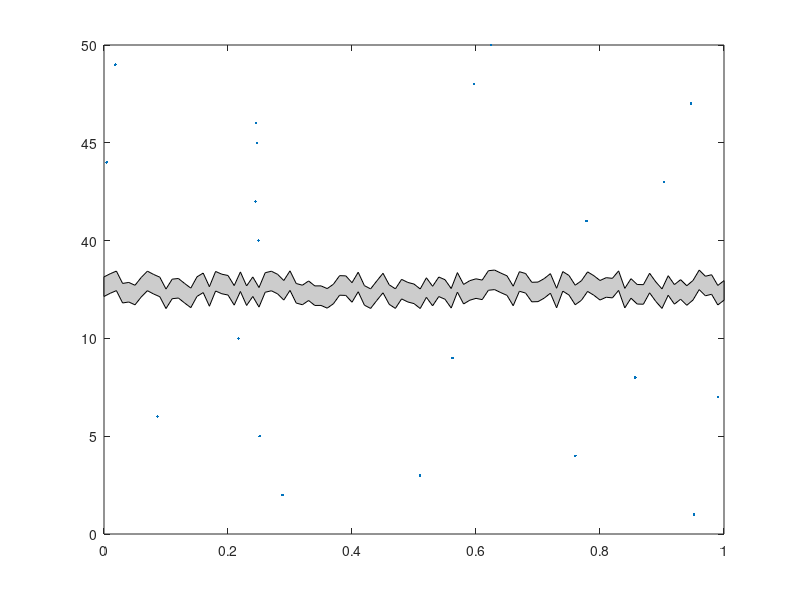

The MATLAB script that drew this image:
function h=BreakPlot(x,y,y_break_start,y_break_end,break_type)
% BreakPlot(x,y,y_break_start,y_break_end,break_type)
% Produces a plot who's y-axis skips to avoid unecessary blank space
% 
% INPUT
% x
% y
% y_break_start
% y_break_end
% break_type
%    if break_type='RPatch' the plot will look torn
%       in the broken space
%    if break_type='Patch' the plot will have a more
%       regular, zig-zag tear
%    if break_plot='Line' the plot will merely have
%       some hash marks on the y-axis to denote the
%       break
%
% USAGE:
% figure;
% BreakPlot(rand(1,21),[1:10,40:50],10,40,'Line');
% figure;
% BreakPlot(rand(1,21),[1:10,40:50],10,40,'Patch');
% figure;
% BreakPlot(rand(1,21),[1:10,40:50],10,40,'RPatch');
% figure;
% x=rand(1,21);y=[1:10,40:50];
% subplot(2,1,1);plot(x(y>=40),y(y>=40),'.');
% set(gca,'XTickLabel',[]);
% subplot(2,1,2);plot(x(y<=20),y(y<=20),'.');
%
% IT'S NOT FANCY, BUT IT WORKS.

% Michael Robbins
% robbins@bloomberg.net
% michael.robbins@bloomberg.net

% data
if nargin<5 break_type='RPatch'; end;
if nargin<4 y_break_end=40; end;
if nargin<3 y_break_start=10; end;
if nargin<2 y=[1:10,40:50]; end;
if nargin<1 x=rand(1,21); end;


y_break_mid=(y_break_end-y_break_start)./2+y_break_start;

% erase useless data
x(y>y_break_start & y <y_break_end)=[];
y(y>y_break_start & y <y_break_end)=[];

% leave room for the y_break_end
[junk,i]=min(y>=y_break_end);
if i>y_break_end
    x=[x(1:i-1) NaN x(i:end)];
    y=[y(1:i-1) y_break_mid y(i:end)];
end;

% remap
y2=y;
y2(y2>=y_break_end)=y2(y2>=y_break_end)-y_break_mid;

% plot
h=plot(x,y2,'.');

% make break
xlim=get(gca,'xlim');
ytick=get(gca,'YTick');
[junk,i]=min(ytick<=y_break_start);
y=(ytick(i)-ytick(i-1))./2+ytick(i-1);
dy=(ytick(2)-ytick(1))./10;
xtick=get(gca,'XTick');
x=xtick(1);
dx=(xtick(2)-xtick(1))./2;

switch break_type
    case 'Patch',
		% this can be vectorized
        dx=(xlim(2)-xlim(1))./10;
        yy=repmat([y-2.*dy y-dy],1,6);
        xx=xlim(1)+dx.*[0:11];
		patch([xx(:);flipud(xx(:))], ...
            [yy(:);flipud(yy(:)-2.*dy)], ...
            [.8 .8 .8])
    case 'RPatch',
		% this can be vectorized
        dx=(xlim(2)-xlim(1))./100;
        yy=y+rand(101,1).*2.*dy;
        xx=xlim(1)+dx.*(0:100);
		patch([xx(:);flipud(xx(:))], ...
            [yy(:);flipud(yy(:)-2.*dy)], ...
            [.8 .8 .8])
    case 'Line',
		line([x-dx x   ],[y-2.*dy y-dy   ]);
		line([x    x+dx],[y+dy    y+2.*dy]);
		line([x-dx x   ],[y-3.*dy y-2.*dy]);
		line([x    x+dx],[y+2.*dy y+3.*dy]);
end;
set(gca,'xlim',xlim);

% map back
ytick(ytick>y_break_start)=ytick(ytick>y_break_start)+y_break_mid;
for i=1:length(ytick)
   yticklabel{i}=sprintf('%d',ytick(i));
end;
set(gca,'yticklabel',yticklabel);


